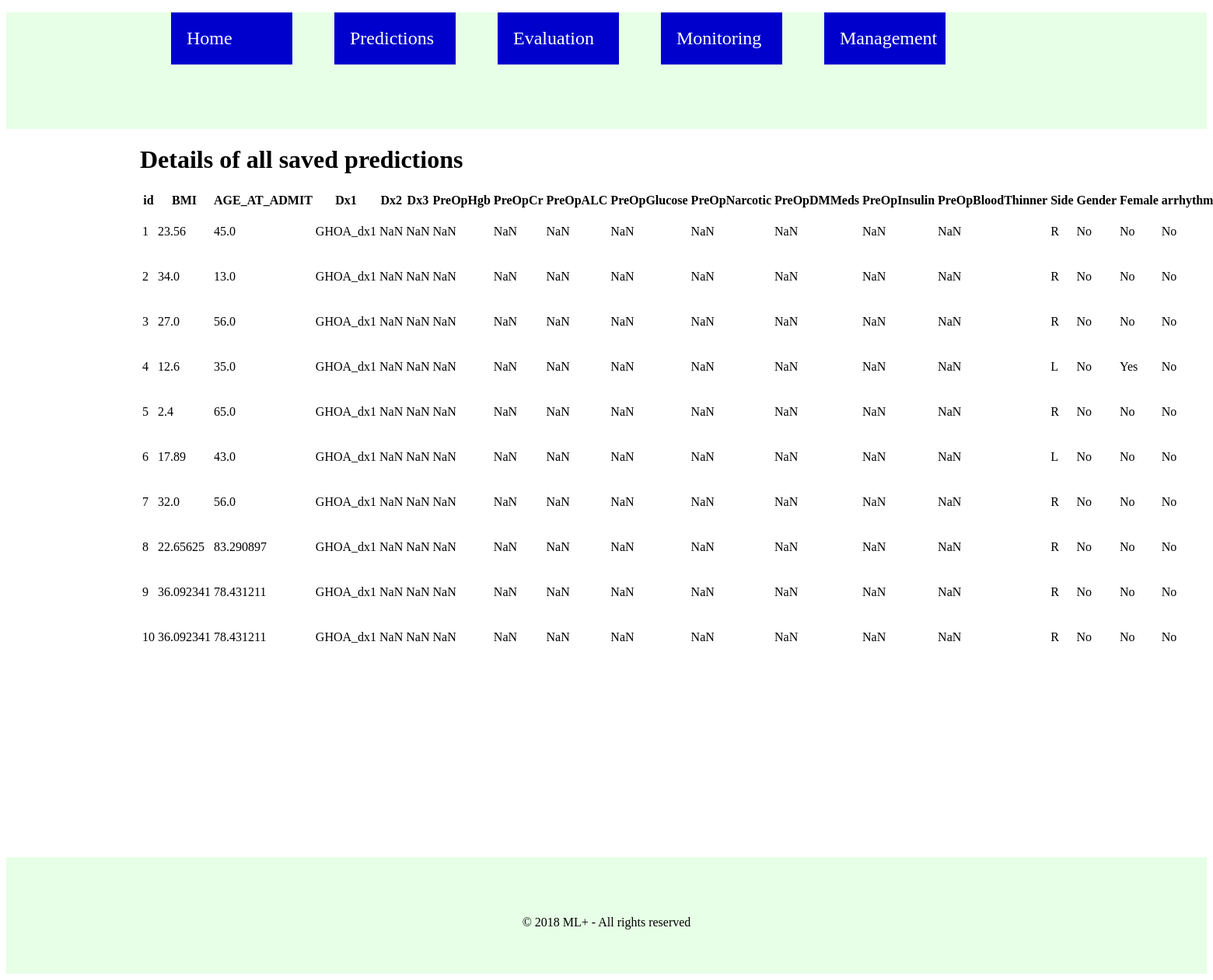
/predictions/show, run on the app's committed database.
### predictions/models.py (models this page shows)
class PredictModel(models.Model):
	DX_CHOICES=[('GHOA_dx1', 'GHOA_dx1'),
		('RCTA_dx1', 'RCTA_dx1'),
		('IA_dx1', 'IA_dx1'),
		('RCT_dx1', 'RCT_dx1'),
		('AVN_dx1', 'AVN_dx1'),
		('PHFx_dx1', 'PHFx_dx1'),
		('Other_dx1', 'Other_dx1'),
		('PHFxSequelae_dx1', 'PHFxSequelae_dx1'),
		('PTA_dx1', 'PTA_dx1'),
		('FailedRCR_dx1', 'FailedRCR_dx1'),
		('failedRCR_dx1', 'failedRCR_dx1')]
	BMI = models.FloatField(verbose_name='Type BMI:')
	AGE_AT_ADMIT = models.FloatField(verbose_name='Type AGE_AT_ADMIT:')
	Dx1 = models.CharField(max_length=200, verbose_name='Choose Dx1:', choices=DX_CHOICES, default='GHOA_dx1')
	Dx2 = models.CharField(max_length=200, verbose_name='Choose Dx2:', choices=tuple([('','')]+DX_CHOICES), blank=True)
	Dx3 = models.CharField(max_length=200, verbose_name='Choose Dx3:', choices=tuple([('','')]+DX_CHOICES), blank=True)
	PreOpHgb = models.FloatField(verbose_name='Type PreOpHgb:', blank=True, null=True)
	PreOpCr = models.FloatField(verbose_name='Type PreOpCr:', blank=True, null=True)
	PreOpALC = models.FloatField(verbose_name='Type PreOpALC:', blank=True, null=True)
	PreOpGlucose = models.FloatField(verbose_name='Type PreOpGlucose:', blank=True, null=True)
	PreOpNarcotic = models.FloatField(verbose_name='Type PreOpNarcotic:', blank=True, null=True)
	PreOpDMMeds = models.FloatField(verbose_name='Type PreOpDMMeds:', blank=True, null=True)
	PreOpInsulin = models.FloatField(verbose_name='Type PreOpInsulin:', blank=True, null=True)
	PreOpBloodThinner = models.FloatField(verbose_name='Type PreOpBloodThinner:', blank=True, null=True)
	Side  = models.CharField(max_length=3, verbose_name='Choose side:', choices=(('R', 'R'), ('L','L')), default='R')
	Gender = models.CharField(max_length=5, choices=(('No', 'No'), ('Yes','Yes')), default='No')
	Female = models.CharField(max_length=5, choices=(('No', 'No'), ('Yes','Yes')), default='No')
	arrhythmias = models.CharField(max_length=5, choices=(('No', 'No'), ('Yes','Yes')), default='No')
	valvular = models.CharField(max_length=5, choices=(('No', 'No'), ('Yes','Yes')), default='No')
	pulm_circ = models.CharField(max_length=5, choices=(('No', 'No'), ('Yes','Yes')), default='No')
	PVD = models.CharField(max_length=5, choices=(('No', 'No'), ('Yes','Yes')), default='No')
	HTNw_oCx = models.CharField(max_length=5, verbose_name='TNw/oCx', choices=(('No', 'No'), ('Yes','Yes')), default='No')
	HTNw_Cx = models.CharField(max_length=5, verbose_name='HTNw/Cx', choices=(('No', 'No'), ('Yes','Yes')), default='No')
	Paralysis = models.CharField(max_length=5, choices=(('No', 'No'), ('Yes','Yes')), default='No')
	other_neuro = models.CharField(max_length=5, choices=(('No', 'No'), ('Yes','Yes')), default='No')
	chronic_pulm = models.CharField(max_length=5, choices=(('No', 'No'), ('Yes','Yes')), default='No')
	DMw_oCx = models.CharField(max_length=5, verbose_name='DMw/oCx', choices=(('No', 'No'), ('Yes','Yes')), default='No')
	DMw_Cx = models.CharField(max_length=5, verbose_name='DMw/Cx', choices=(('No', 'No'), ('Yes','Yes')), default='No')
	hypothyroid = models.CharField(max_length=5, choices=(('No', 'No'), ('Yes','Yes')), default='No')
	renal_failure = models.CharField(max_length=5, choices=(('No', 'No'), ('Yes','Yes')), default='No')
	liver_failure = models.CharField(max_length=5, choices=(('No', 'No'), ('Yes','Yes')), default='No')
	PUD = models.CharField(max_length=5, choices=(('No', 'No'), ('Yes','Yes')), default='No')
	AIDS = models.CharField(max_length=5, choices=(('No', 'No'), ('Yes','Yes')), default='No')
	L0oma = models.CharField(max_length=5, choices=(('No', 'No'), ('Yes','Yes')), default='No')
	Mets = models.CharField(max_length=5, choices=(('No', 'No'), ('Yes','Yes')), default='No')
	solidCaw_oMets = models.CharField(max_length=5, verbose_name='solidCaw/oMets', choices=(('No', 'No'), ('Yes','Yes')), default='No')
	RA_CVD = models.CharField(max_length=5, verbose_name='RA/CVD', choices=(('No', 'No'), ('Yes','Yes')), default='No')
	coagulopathy = models.CharField(max_length=5, choices=(('No', 'No'), ('Yes','Yes')), default='No')
	obesity = models.CharField(max_length=5, choices=(('No', 'No'), ('Yes','Yes')), default='No')
	weightLoss = models.CharField(max_length=5, choices=(('No', 'No'), ('Yes','Yes')), default='No')
	fluidElectrolyte = models.CharField(max_length=5, choices=(('No', 'No'), ('Yes','Yes')), default='No')
	bloodLossAnemia = models.CharField(max_length=5, choices=(('No', 'No'), ('Yes','Yes')), default='No')
	DeficiencyAnemia = models.CharField(max_length=5, choices=(('No', 'No'), ('Yes','Yes')), default='No')
	EtOH = models.CharField(max_length=5, choices=(('No', 'No'), ('Yes','Yes')), default='No')
	Drugs = models.CharField(max_length=5, choices=(('No', 'No'), ('Yes','Yes')), default='No')
	Psychosis = models.CharField(max_length=5, choices=(('No', 'No'), ('Yes','Yes')), default='No')
	Depression = models.CharField(max_length=5, choices=(('No', 'No'), ('Yes','Yes')), default='No')
	Discharge = models.FloatField()
	created_at = models.DateTimeField(auto_now_add=True)

### predictions/views.py (the view)
# urls.py: path('show', views.show, name='show'),
def show(request):
	return render(request, 'predictions/show_predictions.html', {'predictions': ortho.get_predictions()})

### api/ortho.py (called while the page is built)
def get_predictions():
	predictions = list(PredictModel.objects.values())
	predictions = [{key:clean_prediciton(value) for key, value in obj.items()} for obj in predictions ]
	return predictions

def clean_prediciton(value):
	if value == '' or value == None:
		value = 'NaN'
	return value

### predictions/templates/predictions/show_predictions.html
{% extends 'layouts/base.html' %}
{% block content %}
	<h1>Details of all saved predictions </h1>
	<table>
		{% for obj in predictions %}
				{% if forloop.first %}
					<tr>
						{% for field in obj.keys %}
							<th>
								{{field}}
							</th>
						{% endfor %}
					</tr>
				{% endif %}
				<tr>
					{% for value in obj.values %}
						<td>
							{{value}}
						</td>
					{% endfor %}
				</tr>
		{% endfor %}
	</table>
{% endblock %}

### templates/layouts/base.html (shortened to what this page needs)
{% load static %}
<!DOCTYPE html>
<html>
  <head>
    <link rel="stylesheet" href="{% static 'css/layouts/base.css' %} ">
  </head>
  <body>
    <div id="header">
      <section>
          <ul >
            <li><a href="{% url 'home' %}">Home</a> </li>
            <li><a href="{% url 'predictions:index' %}">Predictions</a> </li>
            <li><a href="{% url 'evaluation:index' %}">Evaluation</a> </li>
            <li> <a href="{% url 'monitoring' %}">Monitoring</a> </li>
            <li> <a href="{% url 'management' %}">Management</a> </li>
          </ul>
      </section>
  </div>
  <div id="container">
    {% block content %}
    {% endblock %}
  </div>
    <div id="footer">
      <section>
        <p>
          &copy; {% now 'Y' %}
        ML+ - All rights reserved
        </p>
    </section>
    </div>
  </body>
</html>

### static/css/layouts/base.css (style rules this page uses)
#container, #header section, #footer section { width: 1200px; margin: auto; }
#header, #footer { height: 150px; background-color: #e6ffe6; }
#header ul { list-style: none; }
#header ul li { display: inline-block; width: 10%; margin: auto; margin-right: 50px; padding: 20px; background-color: #0000cc; }
#header ul li:last-child { margin-right: 0px; }
#header ul li a { color: #ffff; text-decoration: none; font-size: 1.5em; }
#container { min-height: 900px; }
#footer p { text-align: center; padding-top: 75px; }

### data on the page
PredictModel: values "23.56" "45.0" "GHOA_dx1" "No" "No" "No"
PredictModel: values "34.0" "13.0" "GHOA_dx1" "No" "No" "No"
PredictModel: values "27.0" "56.0" "GHOA_dx1" "No" "No" "No"
PredictModel: values "12.6" "35.0" "GHOA_dx1" "No" "Yes" "No"
PredictModel: values "2.4" "65.0" "GHOA_dx1" "No" "No" "No"
PredictModel: values "17.89" "43.0" "GHOA_dx1" "No" "No" "No"
PredictModel: values "32.0" "56.0" "GHOA_dx1" "No" "No" "No"
PredictModel: values "22.65625" "83.290897" "GHOA_dx1" "No" "No" "No"
PredictModel: values "36.092341" "78.431211" "GHOA_dx1" "No" "No" "No"
PredictModel: values "36.092341" "78.431211" "GHOA_dx1" "No" "No" "No"

### other printed values
{{ field }} "id" "BMI" "AGE_AT_ADMIT" "Dx1" "Dx2" "Dx3" "PreOpHgb" "PreOpCr" "PreOpALC" "PreOpGlucose" "PreOpNarcotic" "PreOpDMMeds" "PreOpInsulin" "PreOpBloodThinner" "Side" "Gender" "Female"
{{ value }} "1" "NaN" "NaN" "NaN" "NaN" "NaN" "NaN" "NaN" "NaN" "NaN" "NaN" "R" "2" "NaN" "NaN" "NaN" "NaN" "NaN" "NaN" "NaN" "NaN" "NaN" "NaN" "R" "3" "NaN" "NaN" "NaN" "NaN" "NaN" "NaN" "NaN" "NaN" "NaN" "NaN" "R" "4" "NaN" "NaN" "NaN" "NaN" "NaN" "NaN" "NaN" "NaN" "NaN" "NaN" "L" "5" "NaN" "NaN" "NaN" "NaN" "NaN" "NaN" "NaN" "NaN" "NaN" "NaN" "R" "6" "NaN" "NaN" "NaN" "NaN" "NaN" "NaN" "NaN" "NaN" "NaN" "NaN" "L" "7" "NaN" "NaN" "NaN" "NaN" "NaN" "NaN" "NaN" "NaN" "NaN" "NaN" "R" "8" "NaN" "NaN" "NaN" "NaN" "NaN" "NaN" "NaN" "NaN" "NaN" "NaN" "R" "9" "NaN" "NaN" "NaN" "NaN" "NaN" "NaN" "NaN" "NaN" "NaN" "NaN" "R" "10" "NaN" "NaN" "NaN" "NaN" "NaN" "NaN" "NaN" "NaN" "NaN" "NaN" "R"
